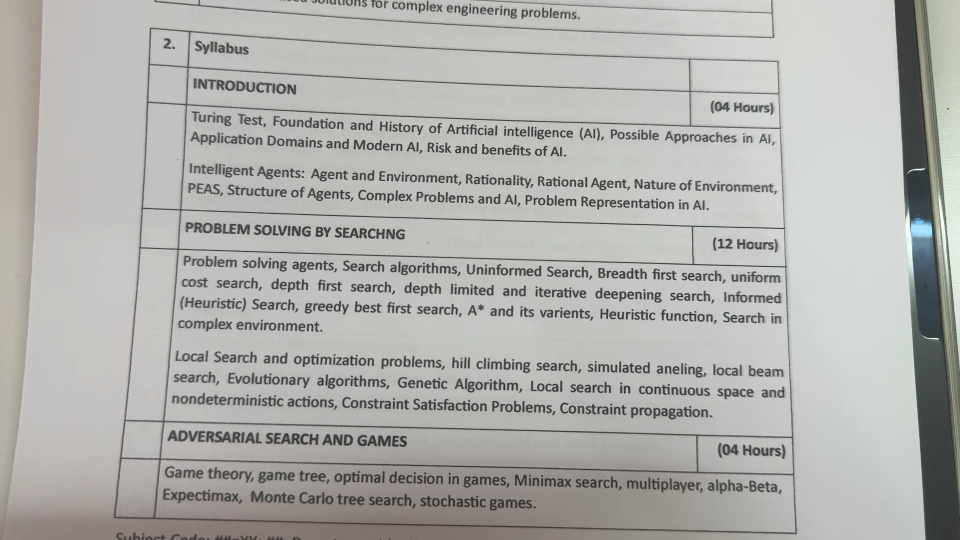
#> input picture smart_assistant_module1/captured.jpg, 1920 x 1080 px (shown at 1/2 size)
$ python -i ocr_reader.py   (imports and definitions only)
#> lines starting #> are read from the running program, lines starting #| are printed output that depends on the picture; after the words box and inside, x2 and y2 are one past the last pixel; in counts of white or black regions, pixels touching at a corner belong together
#> further down, picture is the input picture: shape (1080, 1920, 3); mean B, G, R 172.4, 175.9, 176
import cv2
import pytesseract
import numpy as np

def ocr_from_image(frame, lang='eng'):
#> called with lang = 'eng'
    gray = cv2.cvtColor(frame, cv2.COLOR_BGR2GRAY)
    gray = cv2.GaussianBlur(gray, (5, 5), 0)
    thresh = cv2.adaptiveThreshold(
        gray, 255,
        cv2.ADAPTIVE_THRESH_GAUSSIAN_C,
        cv2.THRESH_BINARY, 11, 2
    )
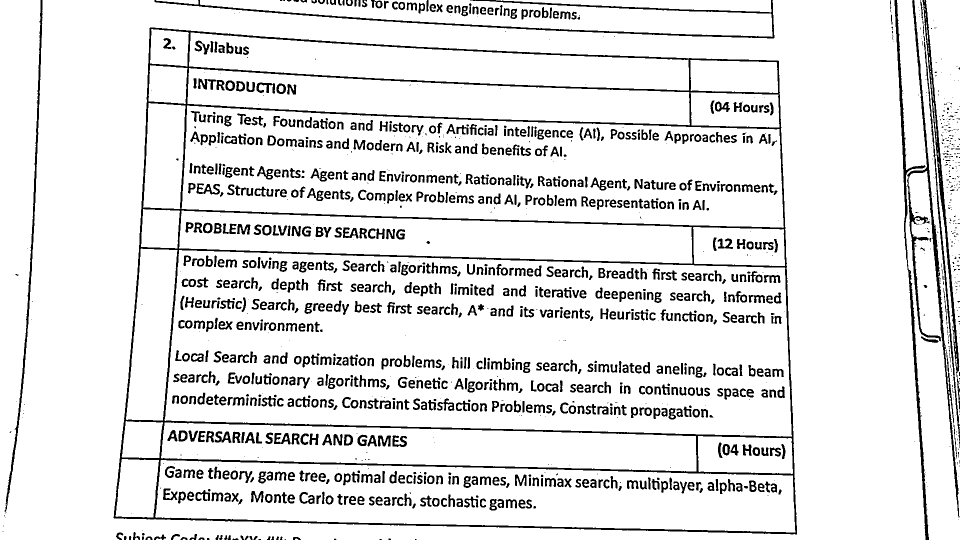
#> thresh: shape (1080, 1920) (shown at 1/2 size); 89.5% white; 1588 black regions (544 under 20 px), largest, box (x1, y1, x2, y2) and area: (227, 55, 1594, 1069) 47926, (1814, 0, 1919, 1035) 7207, (309, 0, 1549, 77) 6489
    kernel = np.ones((1, 1), np.uint8)
    processed = cv2.morphologyEx(thresh, cv2.MORPH_CLOSE, kernel)
    processed = cv2.resize(processed, None, fx=1.5, fy=1.5, interpolation=cv2.INTER_CUBIC)

    config = "--oem 3 --psm 6"
#> (the run stopped early here; a loop or call above may not have finished)
